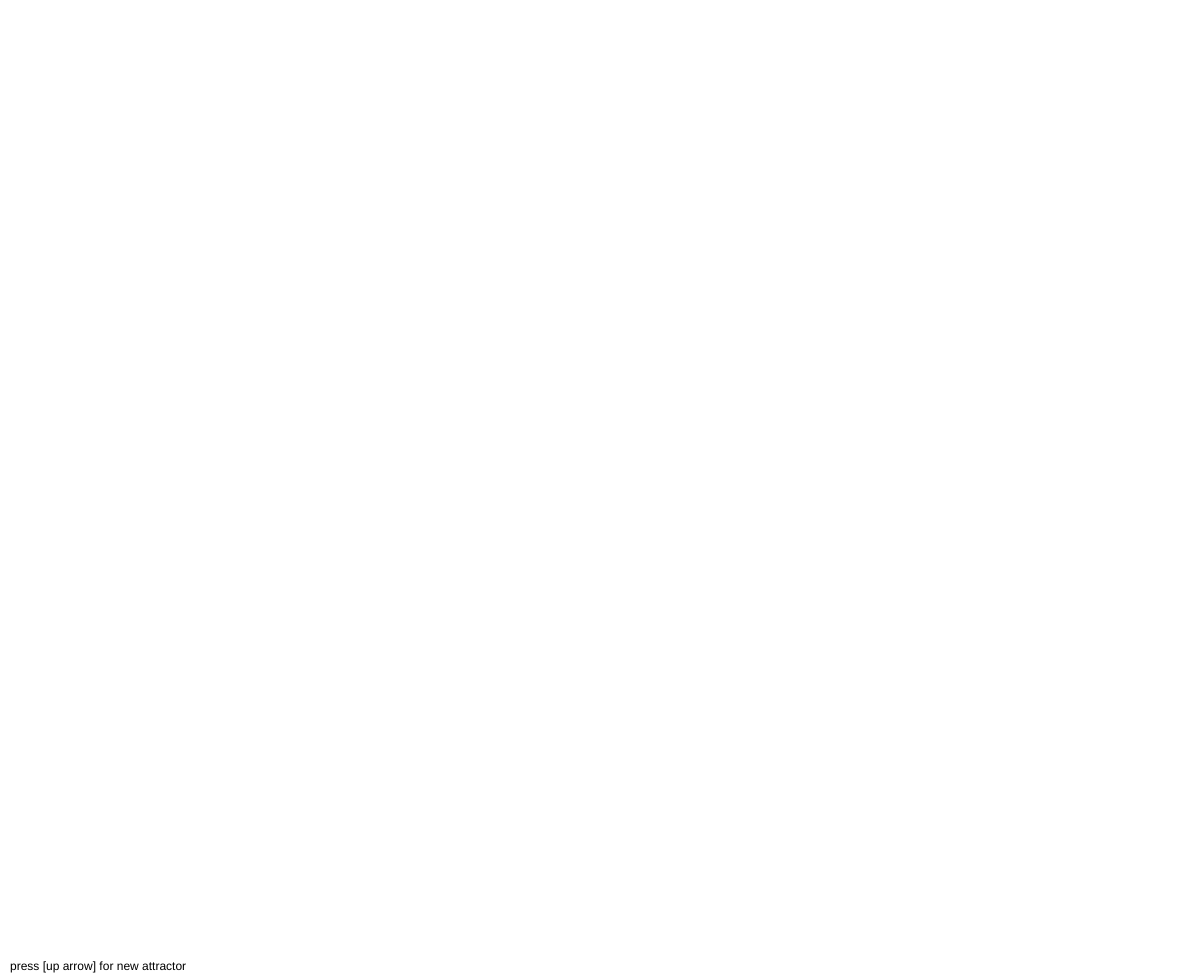
Frame 1 (no input)
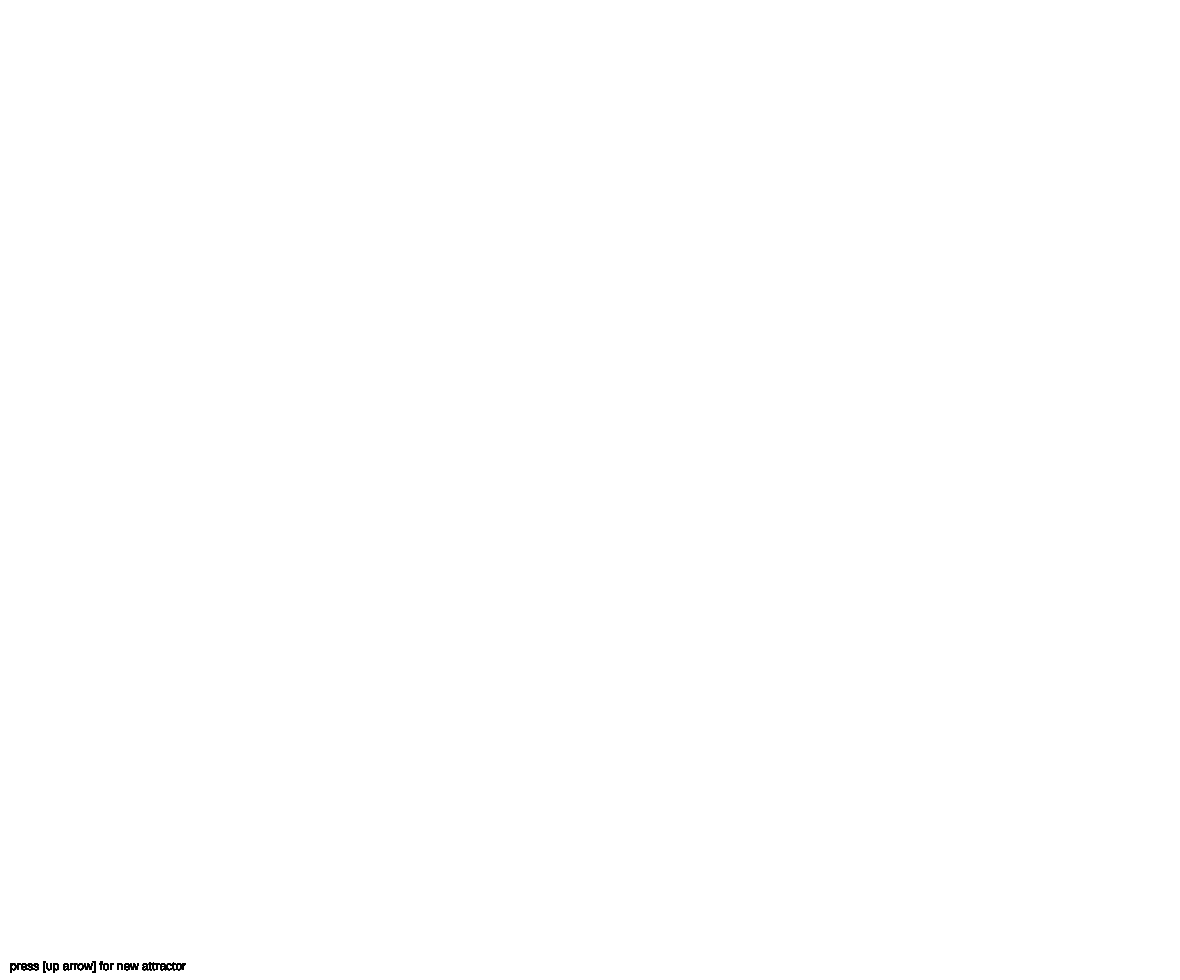
Frame 60 (no input)
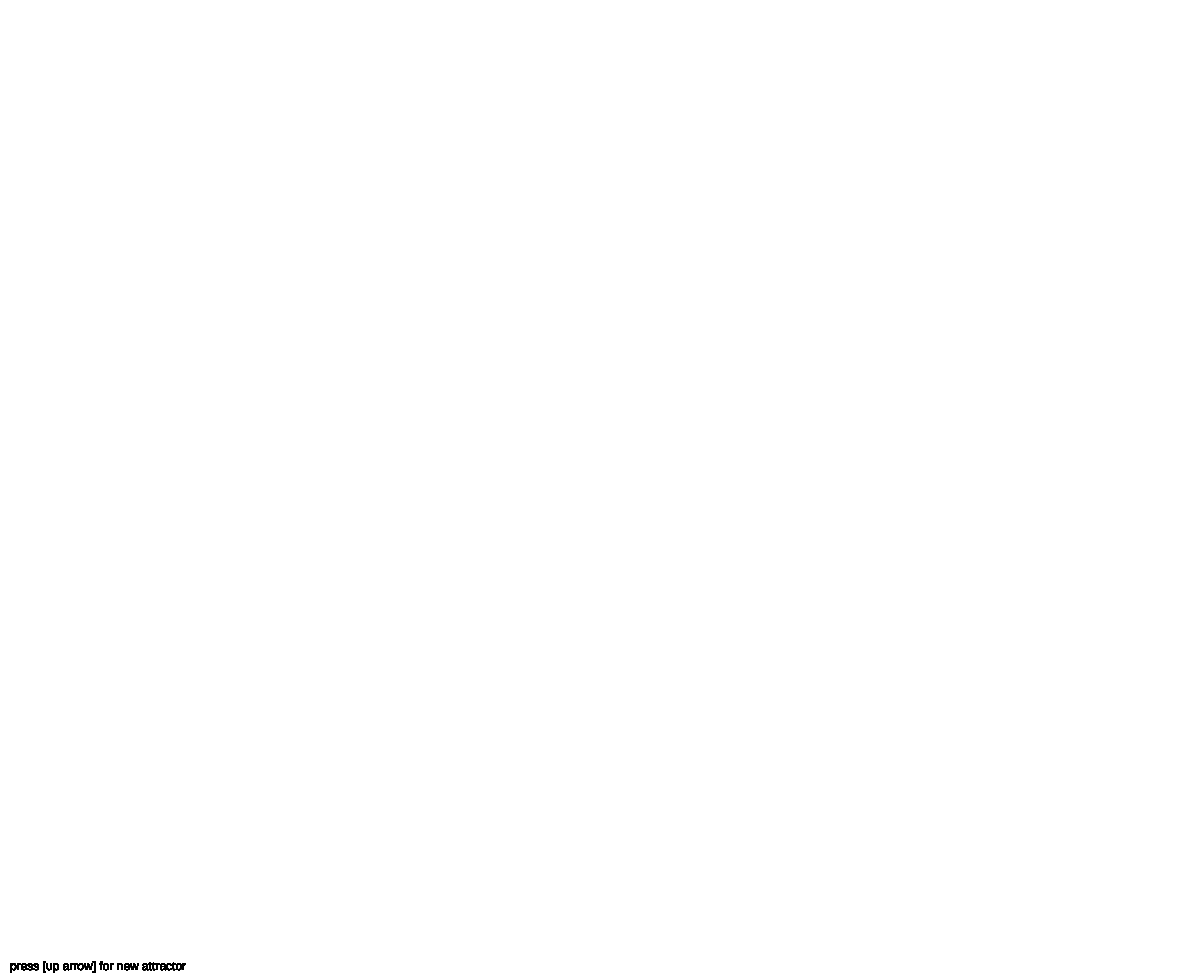
Frame 120 (the mouse pressed at the canvas centre since frame 60)

The p5.js sketch that drew these frames (run headless with seeded random() and noise() and a simulated clock; from frame 60 on, the mouse is pressed at the canvas centre):

// p5.js sketch
// ── sketch.js
let x, y;
let a, b, c, d;
let scl = 1;
let bedhead = [[1,1],[[-1,1],[-1,1]], 
               (x,y) => [sin(x*y/b)*y+cos(a*x-y), x+sin(y)/b], 50];
let clifford = [[0.1,0.1],[[-3,3],[-3,3],[-3,3],[-3,3]], 
                (x,y) => [sin(a*y)+c*cos(a*x), sin(b*x)+d*cos(b*y)], 50];

let fractaldream = [[0.1,0.1],[[-3,3],[-3,3],[-0.5,1.5],[-0.5,1.5]], 
                    (x,y) => [sin(y*b)+c*sin(x*b), sin(x*a)+d*sin(y*a)], 50];

let hopalong = [[0,0],[[0,10],[0,10],[0, 10]], 
                (x,y) => [y-1-sqrt(abs(b*x-1-c))*Math.sign(x-1), a-x-1], 3];

let jason = [[0.1,0.1],[[-3,3],[-3,3],[-3,3],[-3,3]], 
                (x,y) => [cos(y*b)+c*cos(x*b), cos(x*a)+d*cos(y*a)], 50];
let attractor;
function setup() {
    createCanvas(windowWidth - 20, windowHeight - 20);
    stroke(0,5);
    strokeWeight(0.1);
    textSize(12);
    setupAttractor();
}

function keyPressed() {
    if(keyCode == UP_ARROW) setupAttractor();
    if(keyCode == 187) { 
        scl *= 1.2;
        background(256);
    }
    if(keyCode == 189) { 
        scl /= 1.2;
        background(256);
    }
}
function setupAttractor() {
    attractor = random([bedhead, clifford, fractaldream, jason]);
    
    let pos = attractor[0];
    x = pos[0];
    y = pos[1];
    let values = attractor[1]
    a = random(values[0][0], values[0][1]);
    if(values.length > 1) b = random(values[1][0], values[1][1]);
    if(values.length > 2) c = random(values[2][0], values[2][1]);
    if(values.length > 3) d = random(values[3][0], values[3][1]);
    
    scl = attractor[3];
    background(255);
}
function draw() {
    text("press [up arrow] for new attractor", 10, height - 10);
    translate(width / 2, height / 2);
    for(let i = 0; i < 10000; i++) {
        let newPoint = attractor[2](x,y);
        point(x * scl, y * scl);
        [x, y] = newPoint;
    }
}
